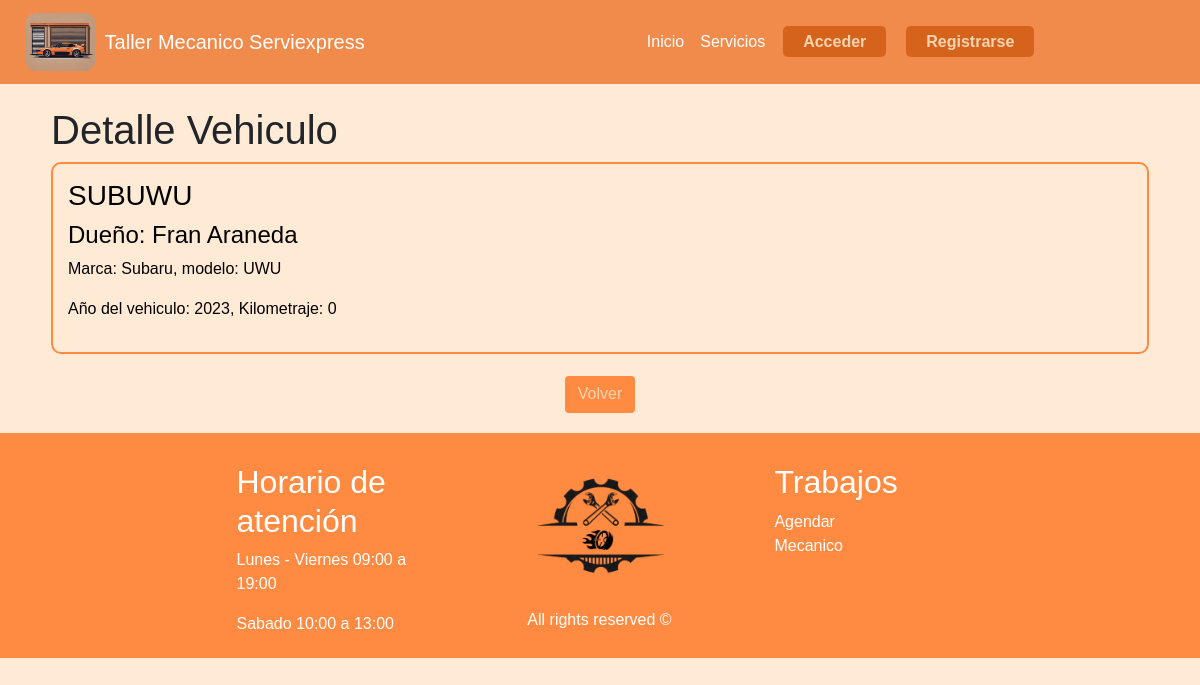
Page /vehiculo/SUBUWU/ on the earlier database version.
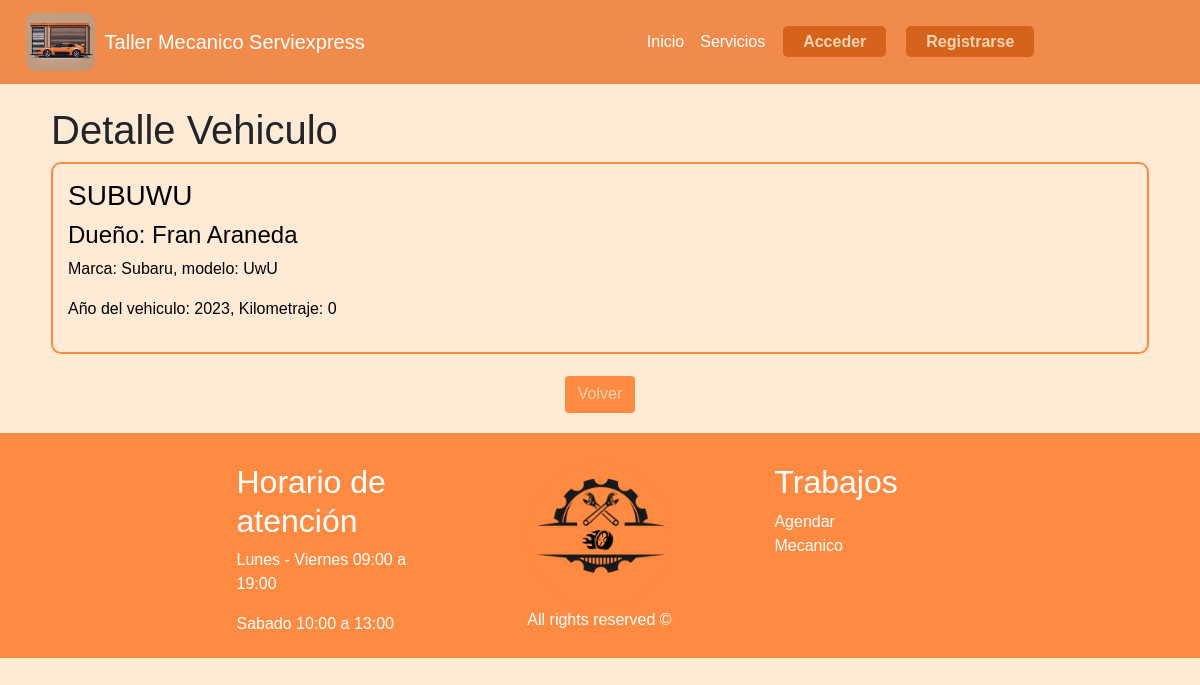
Same page on the later database version.
### taller/models.py (models this page shows, shortened)
class Vehiculo(models.Model):
    patente = models.CharField(primary_key=True, max_length=6)
    marca = models.CharField(max_length=20)
    modelo = models.CharField(max_length=30)
    año = models.IntegerField()
    km = models.IntegerField()
    cliente = models.ForeignKey(Cliente, on_delete=models.CASCADE)

class Cliente(models.Model):
    rut_cli = models.CharField(primary_key=True, max_length=12)
    pnom_cli = models.CharField(max_length=20)
    snom_cli = models.CharField(max_length=20, blank=True)
    appaterno_cli = models.CharField(max_length=20)
    apmaterno_cli = models.CharField(max_length=20, blank=True)
    correo_cli = models.CharField(max_length=60, blank=True)
    telefono_cli = models.IntegerField(blank=True, null=True)
    def __str__(self):
        return self.pnom_cli + " " + self.appaterno_cli

### taller/views.py (the view, shortened to what this page needs)
# urls.py: path('vehiculo/<str:patente>/', views.update_vehiculo, name='update_vehiculo'),
def update_vehiculo(request, patente):
    cliente = Cliente.objects.filter(rut_cli=request.user.username).first()
    empleado = Empleado.objects.filter(rut_emp=request.user.username).first()
    rol = "Cliente" if cliente else "Empleado"
    if request.method == "GET":
        vehiculo = get_object_or_404(Vehiculo, pk=patente)
        form = VehiculoForm(instance=vehiculo)
        return render(
            request,
            "detail_vehiculo.html",
            {
                "vehiculo": vehiculo,
                "form": form,
                "cliente": cliente,
                "empleado": empleado,
                "rol": rol,
            },
        )

### taller/templates/detail_vehiculo.html (shortened to what this page needs)
{% extends 'hnf.html' %}
{% load static %}
{% block content %}
<head>
    <link rel="stylesheet" href="{% static 'css/crud.css' %}" />
</head>
<div class="container">
    <ul style="list-style: none;">
        {% if not Mensaje %}
        <h1> Detalle Vehiculo </h1>
        <li id="detalle">
            <h3>{{ vehiculo.patente }}</h3>
            <h4>Dueño: {{ vehiculo.cliente }}</h4>
            <p>Marca: {{ vehiculo.marca }}, modelo: {{ vehiculo.modelo }}</p>
            <p>Año del vehiculo: {{ vehiculo.año }}, Kilometraje: {{ vehiculo.km }}</p>
        </li>
        <ul>
            <li class="centered-button" style="margin-top: 2%;">
                <a class="btn" href="/vehiculos">
                    Volver
                </a>
            </li>
        </ul>
        {% endif %}
    </ul>
</div>
{% endblock %}

Differences in the rows shown:
changed Vehiculo "SUBUWU": modelo "UWU" → "UwU"
